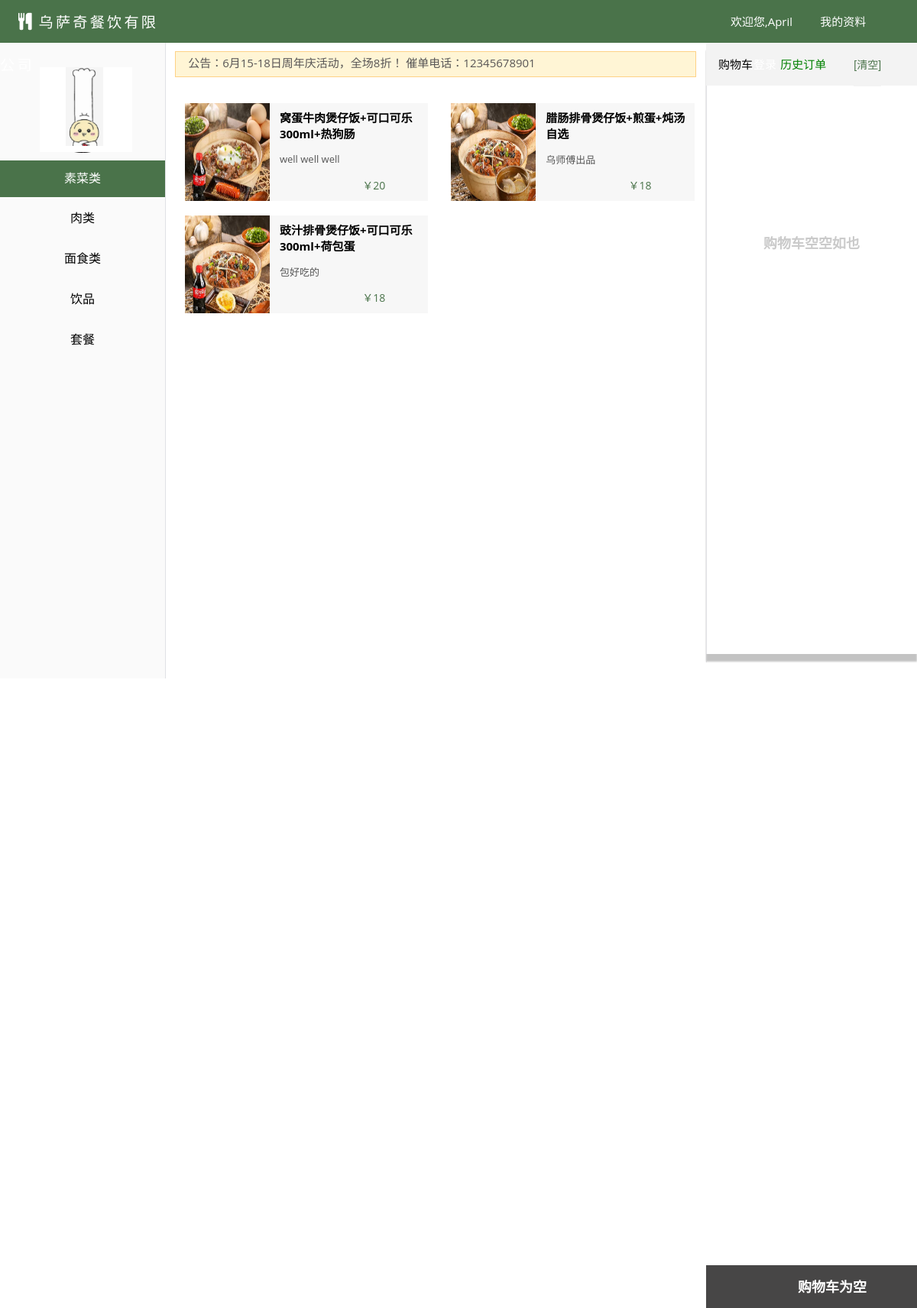
Screenshot of /admin/shop_menu.php (signed in) with the database file from the repository.
### tables this page shows
CREATE TABLE `category` (
  `id` int(11) NOT NULL,
  `name` varchar(30) NOT NULL,
  `weight` int(5) NOT NULL
);

CREATE TABLE `product` (
  `id` int(11) NOT NULL,
  `name` varchar(30) NOT NULL,
  `price` decimal(10,0) NOT NULL,
  `description` varchar(200) NOT NULL,
  `stock` int(11) NOT NULL DEFAULT '10',
  `icon` varchar(200) NOT NULL,
  `category_name` varchar(30) NOT NULL
);

### admin/shop_menu.php (the view, shortened to what this page needs)
<?php
    if ($_SESSION['user']['user_grant']=="用户") {
        $is_user = 1;
    } else {
        $is_user = 0;
    }
    $conn = mysqli_connect('127.0.0.1', 'root' ,'root' , 'makeorder');
    mysqli_query($conn,"set names utf8");
    $sql="select * from category order by weight desc";
    $result=mysqli_query($conn,$sql);
    $rows=[];
    while ($row=mysqli_fetch_assoc($result)) {
        $rows[]=$row;
    }
    $query="select * from product";
    $arry=mysqli_query($conn,$query);
    $list1="select name from category order by weight desc limit 1";
    $show1=mysqli_query($conn,$list1);
    $result1=mysqli_fetch_assoc($show1);
    $list2="select * from product where category_name='".$result1['name']."'";
    $result2=mysqli_query($conn,$list2);
    $showes=[];
    while ($show=mysqli_fetch_assoc($result2)) {
        $showes[]=$show;
    }
?>
<!DOCTYPE html>
<html>
<head lang="en">
    <link rel="stylesheet" href="https://cdn.bootcss.com/font-awesome/4.7.0/css/font-awesome.css">
    <link rel="stylesheet" href="../style/shop.css">
</head>
<body>
<div class="content" >
    <div class="content_left" >
        <div class="content_left_header" style="background-color: #4a734a;" >
            <i class="fa fa-cutlery" style="color:white;font-size: 1.4rem;margin-left: 1.5rem;line-height: 3.5rem;margin-right: 0.3rem;"></i>
            <span class="content_title">乌萨奇餐饮有限公司</span>
        </div>
        <div class="content_leftCon">
            <div class="left_icon"> <img src="../img/wusagi.png" alt="Profile Picture" class="avatar"></div>
            <?php  foreach($rows as $key=>$row):?>
            <button class="content_button">
            <div class="content_list">
                <span class="list_name"><?php echo $row['name']?></span>
            </div>
            </button>
            <?php endforeach;?>
        </div>
    </div>
    <div class="content_center">
        <div class="content_center_header" style="background-color: #4a734a;">
        </div>
        <div class="content_center_content" >
            <div class="center_notice">
                <span class="notice_content">公告：6月15-18日周年庆活动，全场8折！ 催单电话：12345678901</span>
            </div>
            <div class="menu_list1">
                <?php foreach($showes as $key=>$show):?>
                <div class="menu_list1_content each-<?=$show['id']?> first_view" id="<?php echo $show['id'];?>">
                    <div class="menu_list1_content_img"><img src="<?=$show['icon']?>"/></div>
                    <p class="menu_list1_name"><?php echo $show['name'];?></p>
                    <p class="menu_list1_description"><?php echo $show['description'];?></p>
                    <span style="font-size: 14px;color: #4a734a;line-height: 3.5rem;margin-left: 1rem;position: absolute;right: 4.5rem;bottom: -0.5rem;">￥</span><span class="menu_list1_price"><?php echo $show['price'];?></span>
                    <div class="menu_list1_addshopcar"></div>
                </div>
                <?php  endforeach;?>
            </div>
        </div>
    </div>
    <div class="content_right">
        <div class="content_right_header" style="background-color: #4a734a;">
        <?php if($is_user):?>
            <span class="right_about">欢迎您,<?=$_SESSION['user']['name']?></span>
            <a class="right_details" href="../user.php">我的资料</a>
            <a class="logout" href="../logout.php">退出登录</a>
        <?php endif?>
        </div>
        <div class="content_right_content">
            <div class="right_header">
                <span class="header_content">购物车</span>
                <a class="order_history" href="order_history.php" style="font-size: 15px;
    color: green;
    line-height: 3.5rem;
    margin-left: 2rem;
    margin-right: 2rem;
    cursor: pointer;
    display: inline-block;
    text-decoration: none;">历史订单</a>
                <button class="header_submit" style="color:#4a734a !important;">
                    <span class="header_submit_txt" >[清空]</span>
                </button>
            </div>
            <div class="shopcar_list">
                <div class="shopcar_empty">
                    <div class="shopcar_empty_img"></div>
                    <p class="shopcar_empty_txt">购物车空空如也</p>
                </div>
            </div>
            <div class="right_content">
                <div class="amount">
                    <div class="img_box"></div>
                    <div class="empty_txt">购物车为空</div>
                </div>
            </div>
        </div>
    </div>
</div>
</body>
</html>

### style/shop.css (style rules this page uses)
* { margin:0; padding:0; }
html { width: 100%; height: 100%; overflow: hidden; font-family: sans-serif; }
body { width: 100%; height: 100%; font-family: 'Open Sans',sans-serif; margin: 0; }
.content { width: 100%; height: 100%; }
.content_left { width: 18%; height: 100%; float: left; }
.content_left_header { height: 3.5rem; background-color: #46bd46; }
.content_title { color:white; font-size: 1.2rem; letter-spacing: 0.2rem; line-height: 3.5rem; }
.content_center { width: 59%; height: 100%; float: left; }
.content_center_header { height: 3.5rem; background-color: #46bd46; }
.content_right { width: 23%; height: 100%; float: left; }
.content_right_header { height: 3.5rem; background-color: #46bd46; }
.content_leftCon { width: 100%; height: 100%; border-right: 1px solid #E0E1E5; padding-top: 2rem; background-color: #FAFAFA; }
.content_button { width: 100%; height: 3rem; border:none; display: block; background-color:transparent; outline: none; margin-top: 0.3rem; }
.content_list { height: 3rem; width: 100%; cursor: pointer; text-align: center; margin-top: 0.3rem; }
.content_list span { font-size: 16px; line-height: 3rem; }
.content_center_content { width: 100%; height:100%; border-right: 1px solid #E0E1E5; padding-top: 0.7rem; overflow-y: scroll; }
.center_notice { width: 96%; height: 2rem; border:1px solid #FED286; margin:0 auto; background-color: #FFF5D5; margin-bottom: 1.5rem; }
.notice_content { font-size: 15px; color: rgb(88, 86, 86); line-height: 1.8rem; margin-left: 1rem; }
.content_right_content { width: 100%; height: 100%; box-shadow: 0 10px 2px #c3c3c3; }
.right_header { width: 100%; height: 3.5rem; background-color: #F3F3F3; }
.header_content { font-size: 15px; line-height: 3.5rem; margin-left: 1rem; }
.header_submit { border:none; background-color: #F3F3F3; outline: none; cursor: pointer; }
.header_submit_txt { color: #4a734a !important; font-size: 14px; line-height: 3.5rem; }
.right_content { width: 100%; height: 100%; }
.left_icon { width: 7rem; height: 7rem; border-radius: 100%; margin:0 auto; background-image: url("../img/iuo5676.jpg"); background-size: 100% 100%; }
.amount { width: 100%; height: 3.5rem; background-color: #474646; position: fixed; bottom: 0; }
.img_box { width: 2rem; height: 2rem; background-image: url("../img/icon_cart.png"); background-size: 100%; vertical-align: middle; position: absolute; top:23%; left:1%; }
.empty_txt { color: white; font-size: 18px; line-height: 3.5rem; margin-left: 7.5rem; vertical-align: middle; font-weight: bold; }
.shopcar_list { width: 100%; height: 100%; overflow-y: scroll; }
.shopcar_empty_img { width: 9rem; height:9rem; background-image: url("../img/icon_isnull.png"); background-size: 100%; margin: 3rem auto; margin-bottom: 0; }
.shopcar_empty_txt { color:#CACACA; font-size: 18px; font-weight: bold; text-align: center; }
.menu_list1_content { width: 45%; height: 8rem; background-color: #F7F7F7; margin:0.6rem 0; margin-left: 1.6rem; position: relative; display: inline-block; }
.menu_list1_content_img { display: inline-block; width: 35%; height: 100%; background-size: 100% 100%; }
.menu_list1_content_img img { display: inline-block; width: 100%; height: 100%; background-size: 100% 100%; }
.menu_list1_name { width: 60%; font-size: 15px; display: inline-block; position:absolute ; top:0.5rem; margin-left: 0.8rem; font-weight: bold; }
.menu_list1_description { font-size: 13px; color: #555555; display: inline-block; position:absolute ; top:4rem; margin-left: 0.8rem; }
.menu_list1_price { font-size: 14px; color:#4a734a; line-height: 3.5rem; margin-left: 1rem; position: absolute; right: 3.5rem; bottom: -0.5rem; }
.menu_list1_addshopcar { width: 1.5rem; height: 1.5rem; background-image: url("../img/icon_buy.png"); background-size: 100%; position: absolute; right: 1rem; bottom: 0.5rem; cursor: pointer; }
.right_about,.logout,.right_details { font-size: 15px; color: white; line-height: 3.5rem; margin-left: 2rem; cursor: pointer; display: inline-block; text-decoration: none; }

### rows the page displays
category: name "素菜类"
category: name "肉类"
category: name "面食类"
category: name "饮品"
category: name "套餐"
product: icon (picture), name "窝蛋牛肉煲仔饭+可口可乐300ml+热狗肠", description "well well well", price "20"
product: icon (picture), name "腊肠排骨煲仔饭+煎蛋+炖汤自选", description "乌师傅出品", price "18"
product: icon (picture), name "豉汁排骨煲仔饭+可口可乐300ml+荷包蛋", description "包好吃的", price "18"

### other values shown
$_SESSION['user']['name'] "April"
